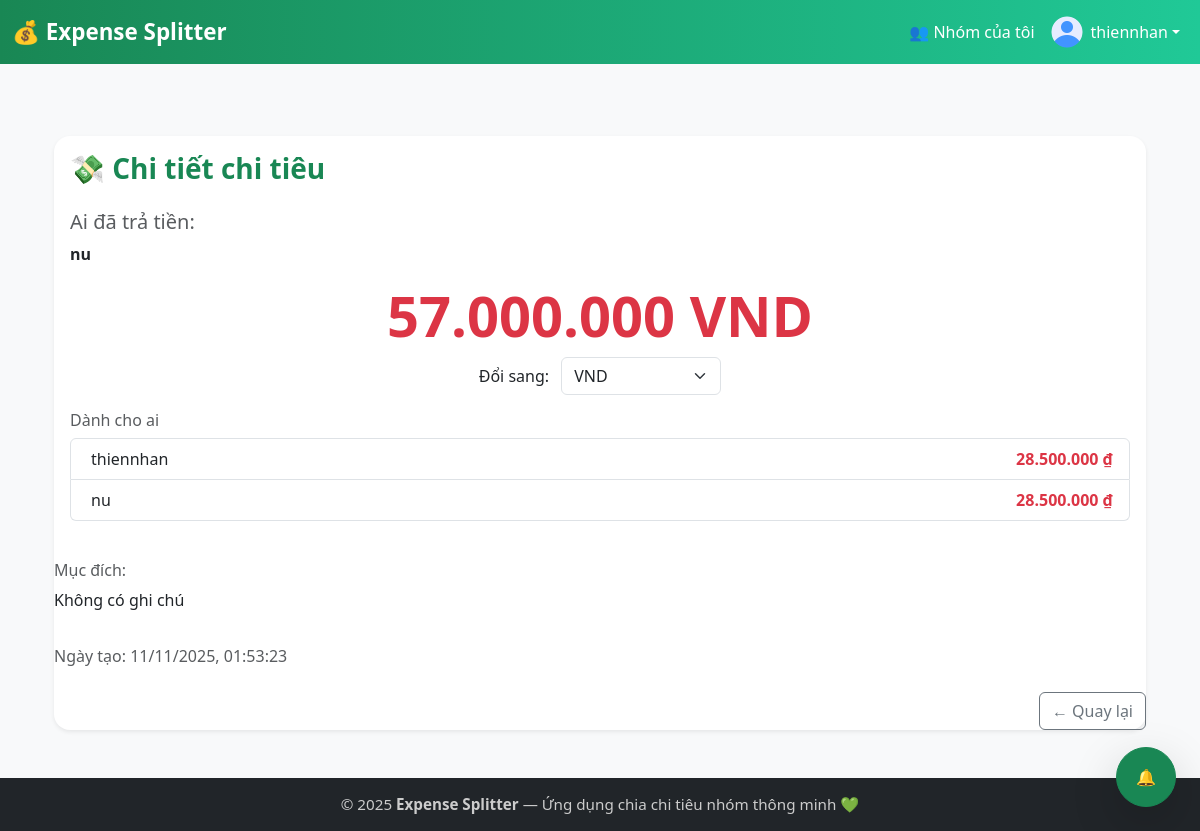
Screenshot of /expenses/detail/7 (signed in) with the database file from the repository.
### app/models.py (models this page shows, shortened)
class User(UserMixin, db.Model):
    __tablename__ = 'user'
    id = db.Column(db.Integer, primary_key=True)
    username = db.Column(db.String(64), unique=True, nullable=False)
    email = db.Column(db.String(120), unique=True, nullable=False)
    password_hash = db.Column(db.String(128))
    avatar = db.Column(db.String(255), nullable=True)
    created_groups = db.relationship('Group', backref='creator', lazy=True)
    expenses = db.relationship('Expense', foreign_keys='Expense.user_id', backref='payer', lazy=True)
    created_expenses = db.relationship('Expense', foreign_keys='Expense.created_by', backref='creator_user', lazy=True)
    notifications = db.relationship('Notification', backref='recipient', lazy=True)
    sent_messages = db.relationship('Message', foreign_keys='Message.sender_id', backref='sender', lazy=True)
    received_messages = db.relationship('Message', foreign_keys='Message.receiver_id', backref='receiver', lazy=True)

class Expense(db.Model):
    id = db.Column(db.Integer, primary_key=True)
    title = db.Column(db.String(200), nullable=False)
    amount = db.Column(db.Float, nullable=False)
    currency = db.Column(db.String(10), nullable=False, default='VND')
    base_amount_vnd = db.Column(db.Float, nullable=False, default=0.0)
    note = db.Column(db.Text)
    date = db.Column(db.DateTime, default=datetime.utcnow)
    group_id = db.Column(db.Integer, db.ForeignKey('group.id'), nullable=False)
    user_id = db.Column(db.Integer, db.ForeignKey('user.id'), nullable=False)
    created_by = db.Column(db.Integer, db.ForeignKey('user.id'), nullable=False)
    shares = db.relationship('ExpenseShare', backref='expense', cascade="all, delete-orphan")
    category_id = db.Column(db.Integer, db.ForeignKey('category.id'))

class ExpenseShare(db.Model):
    id = db.Column(db.Integer, primary_key=True)
    expense_id = db.Column(db.Integer, db.ForeignKey('expense.id'))
    user_id = db.Column(db.Integer, db.ForeignKey('user.id'))
    is_settled = db.Column(db.Boolean, default=False)
    share_amount = db.Column(db.Float, nullable=False, default=0.0)
    share_percent = db.Column(db.Float, nullable=True)
    user = db.relationship('User')

### app/expenses/routes.py (the view)
@bp.route('/detail/<int:expense_id>')
@login_required
def expense_detail(expense_id):
    expense = Expense.query.get_or_404(expense_id)
    shares = ExpenseShare.query.filter_by(expense_id=expense.id).all()
    group = expense.group
    return render_template(
        'expense_detail.html',
        expense=expense,
        shares=shares,
        group=group   # truyền thêm group vào template
    )

### app/models.py (called while the page is built)
@login.user_loader
def load_user(id):
    return User.query.get(int(id))

### app/expenses/templates/expense_detail.html (shortened to what this page needs)
{% extends "base.html" %}
{% block content %}
<div class="container mt-4">
  <div class="card shadow-sm rounded-4 border-0">
    <div class="card-body">
      <h3 class="fw-bold text-success mb-4">💸 Chi tiết chi tiêu</h3>
      <div class="mb-3">
        <h5 class="text-muted">Ai đã trả tiền:</h5>
        <p class="fw-bold text-dark">
           {{ expense.payer.username }}
        </p>
      </div>
      <div class="text-center mb-3">
        <h1 class="display-4 text-danger fw-bold" id="amountDisplay" data-base-vnd="{{ expense.base_amount_vnd }}">
          {{ "{:,.0f}".format(expense.amount).replace(",", ".") }} {{ expense.currency }}
        </h1>
        <div class="mt-2">
    <label class="me-2">Đổi sang:</label>
    <select id="currencySelect" class="form-select d-inline-block" style="width: 160px;">
      <option value="VND">VND</option>
    </select>
  </div>
</div>
      <div class="mb-4">
        <h6 class="text-muted">Dành cho ai</h6>
        <div class="list-group">
          {% for share in expense.shares %}
            <div class="list-group-item d-flex justify-content-between align-items-center">
              <div>
                {{ share.user.username }}
              </div>
              <div class="fw-bold text-danger">
                {{ "{:,.0f}".format(share.share_amount).replace(",", ".") }} ₫
              </div>
            </div>
            {% endfor %}
          </div>
        </div>
      </div>
      <div class="mb-3">
        <h6 class="text-muted">Mục đích:</h6>
        <p>{{ expense.note or "Không có ghi chú" }}</p>
      </div>
      <div class="text-muted">
        Ngày tạo: {{ expense.date.strftime("%d/%m/%Y, %H:%M:%S") }}
      </div>
      <div class="text-end mt-4">
        <a href="{{ url_for('expenses.expense_list', group_id=expense.group_id) }}" class="btn btn-outline-secondary">← Quay lại</a>
      </div>
    </div>
  </div>
{% endblock %}

### app/templates/base.html (shortened to what this page needs)
<!DOCTYPE html>
<html lang="vi">
<head>
  <link href="https://cdn.jsdelivr.net/npm/bootstrap@5.3.3/dist/css/bootstrap.min.css" rel="stylesheet">
</head>
<div id="notif-icon"
     class="position-fixed bottom-0 end-0 mb-4 me-4"
     style="z-index: 99999;">
  <button id="notifBtn"
          class="btn btn-success rounded-circle shadow-lg"
          style="width:60px; height:60px; position: relative; z-index: 100000;">
      🔔
  </button>
</div>
<body>
<nav class="navbar navbar-expand-lg navbar-dark bg-success">
  <div class="container-fluid">
    <a class="navbar-brand fw-bold" href="{{ url_for('index') }}">💰 Expense Splitter</a>
    <div class="collapse navbar-collapse" id="navbarNav">
      <ul class="navbar-nav ms-auto align-items-center">
        {% if current_user.is_authenticated %}
          <li class="nav-item">
            <a class="nav-link text-white" href="{{ url_for('groups.group_list') }}">
              👥 Nhóm của tôi
            </a>
          </li>
          <li class="nav-item dropdown">
            <a class="nav-link dropdown-toggle d-flex align-items-center text-white" href="#" id="userMenu" role="button" data-bs-toggle="dropdown">
              <img src="{{ url_for('static', filename='images/default-avatar.png') if not current_user.avatar else url_for('static', filename=current_user.avatar) }}"
                   alt="avatar" class="rounded-circle me-2" width="32" height="32" style="object-fit:cover;">
              {{ current_user.username }}
            </a>
          </li>
        {% else %}
          <li class="nav-item"><a class="nav-link text-white" href="{{ url_for('auth.login') }}">Đăng nhập</a></li>
          <li class="nav-item"><a class="nav-link text-white" href="{{ url_for('auth.register') }}">Đăng ký</a></li>
        {% endif %}
      </ul>
    </div>
  </div>
</nav>
<main class="container my-5">
    {% block content %}{% endblock %}
  </main>
  <footer>
    <div class="container">
      <p class="mb-0">© 2025 <strong>Expense Splitter</strong> — Ứng dụng chia chi tiêu nhóm thông minh 💚</p>
    </div>
  </footer>
</body>
</html>

### app/templates/base.html (style rules this page uses)
html, body { height: 100%; margin: 0; display: flex; flex-direction: column; background-color: #f8f9fa; font-family: "Segoe UI", Tahoma, Geneva, Verdana, sans-serif; }
.navbar { background: linear-gradient(90deg, #198754, #20c997); }
.navbar-brand { font-weight: 700; font-size: 1.4rem; }
.card { border-radius: 1rem; }
main { flex: 1; }
footer { background-color: #212529; color: #ccc; padding: 15px 0; text-align: center; margin-top: auto; font-size: 0.95rem; }

### rows the page displays
User: username "thiennhan"
User: payer.username "nu"
Expense: amount "57.000.000", currency "VND", note "Không có ghi chú", date "11/11/2025, 01:53:23"
ExpenseShare: user.username "thiennhan", share_amount "28.500.000"
ExpenseShare: user.username "nu", share_amount "28.500.000"
